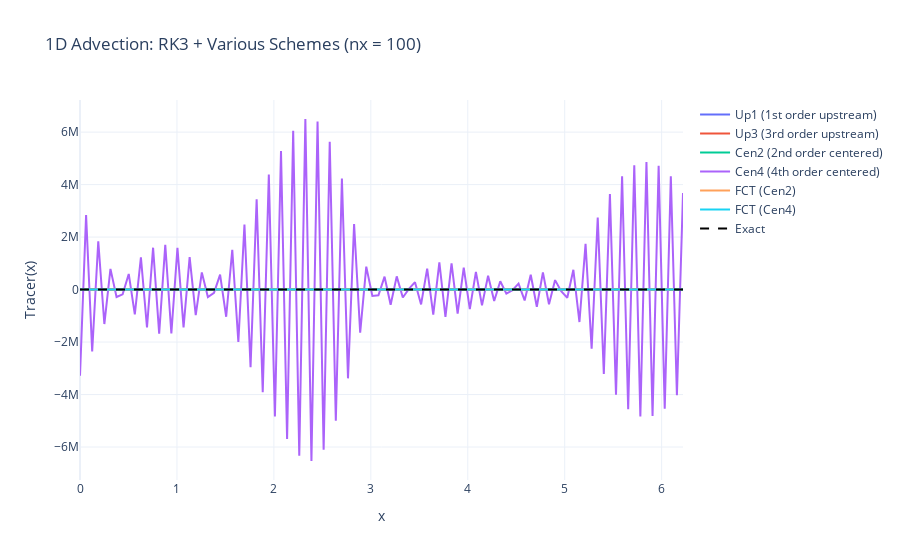
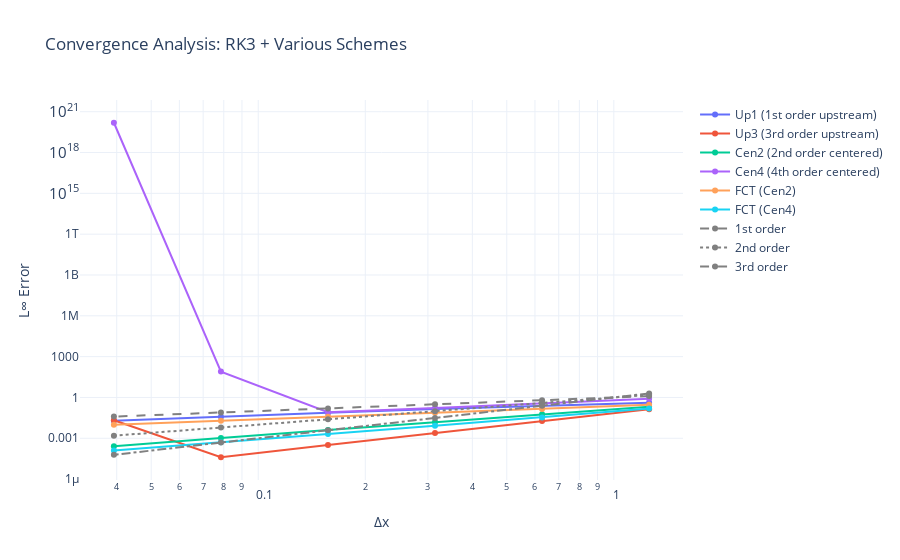

Notebook code cell kept with these figures, in order:
### Code cell
import numpy as np
import plotly.graph_objs as go

# --- Parameters ---
L = 2 * np.pi
time_final = 1
u = 1.0
CFL = 0.1

# --- Initial condition ---
def initial_condition(x):
    return np.sin(x)

# --- Flux functions ---
def compute_flux_up1(T, u, dx):
    T_padded = np.pad(T, (1, 1), mode='wrap')
    flux = np.zeros(len(T) + 1)
    for i in range(len(flux)):
        ip = i + 1
        T_half = T_padded[ip - 1] if u > 0 else T_padded[ip]
        flux[i] = u * T_half
    return flux

def compute_flux_up3(T, u, dx):
    T_padded = np.pad(T, (2, 2), mode='wrap')
    flux = np.zeros(len(T) + 1)
    for i in range(len(flux)):
        ip = i + 2
        if u > 0:
            T_half = (2*T_padded[ip-1] + 5*T_padded[ip] - T_padded[ip+1]) / 6.
        else:
            T_half = (2*T_padded[ip+2] + 5*T_padded[ip+1] - T_padded[ip]) / 6.
        flux[i] = u * T_half
    return flux

def compute_flux_cen2(T, u, dx):
    T_padded = np.pad(T, (1, 1), mode='wrap')
    flux = np.zeros(len(T) + 1)
    for i in range(len(flux)):
        ip = i + 1
        T_half = 0.5 * (T_padded[ip] + T_padded[ip - 1])
        flux[i] = u * T_half
    return flux

def compute_flux_cen4(T, u, dx):
    T_padded = np.pad(T, (2, 2), mode='wrap')
    flux = np.zeros(len(T) + 1)
    for i in range(len(flux)):
        ip = i + 2
        delta_i = T_padded[ip] - T_padded[ip - 1]
        delta_ip1 = T_padded[ip + 1] - T_padded[ip]
        T_half = T_padded[ip] + (delta_i - delta_ip1) / 6.0
        flux[i] = u * T_half
    return flux

def compute_flux_fct(T, u, dx, base='cen4'):
    T_padded = np.pad(T, (1, 1), mode='wrap')
    flux_lo = np.zeros(len(T) + 1)
    for i in range(len(flux_lo)):
        ip = i + 1
        T_half = T_padded[ip - 1] if u > 0 else T_padded[ip]
        flux_lo[i] = u * T_half

    if base == 'cen4':
        flux_ho = compute_flux_cen4(T, u, dx)
    elif base == 'cen2':
        flux_ho = compute_flux_cen2(T, u, dx)
    else:
        raise ValueError("FCT base must be 'cen2' or 'cen4'.")

    theta = 0.5
    return theta * flux_ho + (1 - theta) * flux_lo

# --- RK3 time stepping ---
def rk3_step(T, u, dx, dt, flux_scheme):
    flux_fn = {
        "up1": compute_flux_up1,
        "up3": compute_flux_up3,
        "cen2": compute_flux_cen2,
        "cen4": compute_flux_cen4,
        "fct_cen2": lambda T, u, dx: compute_flux_fct(T, u, dx, base='cen2'),
        "fct_cen4": lambda T, u, dx: compute_flux_fct(T, u, dx, base='cen4'),
    }[flux_scheme]

    F1 = flux_fn(T, u, dx)
    R1 = - (F1[1:] - F1[:-1]) / dx
    T1 = T + dt * R1

    F2 = flux_fn(T1, u, dx)
    R2 = - (F2[1:] - F2[:-1]) / dx
    T2 = 0.75 * T + 0.25 * (T1 + dt * R2)

    F3 = flux_fn(T2, u, dx)
    R3 = - (F3[1:] - F3[:-1]) / dx
    T_new = (1/3) * T + (2/3) * (T2 + dt * R3)

    return T_new

# --- Simulation runner ---
def run_simulation(nx, flux_scheme):
    dx = L / nx
    dt = CFL * dx / u
    nt = int(time_final // dt)

    DOM = np.linspace(0, L, nx, endpoint=False)
    SOL_init = initial_condition(DOM)
    SOL_num = SOL_init.copy()

    for _ in range(nt):
        SOL_num = rk3_step(SOL_num, u, dx, dt, flux_scheme)

    SOL_exact = initial_condition((DOM - u * nt * dt) % L)
    return DOM, SOL_num, SOL_exact, dx, dt, nt

# --- Schemes ---
scheme_list = [
    ("up1", "Up1 (1st order upstream)"),
    ("up3", "Up3 (3rd order upstream)"),
    ("cen2", "Cen2 (2nd order centered)"),
    ("cen4", "Cen4 (4th order centered)"),
    ("fct_cen2", "FCT (Cen2)"),
    ("fct_cen4", "FCT (Cen4)"),
]

# --- Interactive plot: Single solution comparison ---
fig1 = go.Figure()
for scheme_key, scheme_label in scheme_list:
    DOM, SOL_num, SOL_exact, dx, dt, nt = run_simulation(100, scheme_key)
    fig1.add_trace(go.Scatter(x=DOM, y=SOL_num, mode='lines', name=scheme_label))
fig1.add_trace(go.Scatter(x=DOM, y=SOL_exact, mode='lines', name='Exact', line=dict(dash='dash', color='black')))
fig1.update_layout(
    title='1D Advection: RK3 + Various Schemes (nx = 100)',
    xaxis_title='x',
    yaxis_title='Tracer(x)',
    template='plotly_white'
)
fig1.show()

# --- Interactive plot: Convergence analysis ---
fig2 = go.Figure()
for scheme_key, scheme_label in scheme_list:
    DX = []
    ERROR = []
    for nx in [5, 10, 20, 40, 80, 160]:
        DOM, SOL_num, SOL_exact, dx, dt, nt = run_simulation(nx, scheme_key)
        error = np.linalg.norm(SOL_num - SOL_exact, np.inf)
        DX.append(dx)
        ERROR.append(error)
    fig2.add_trace(go.Scatter(x=DX, y=ERROR, mode='lines+markers', name=scheme_label))

# Reference slopes
ref_dx = np.array(DX)
fig2.add_trace(go.Scatter(x=ref_dx, y=ref_dx, name='1st order', line=dict(dash='dash', color='gray')))
fig2.add_trace(go.Scatter(x=ref_dx, y=ref_dx**2, name='2nd order', line=dict(dash='dot', color='gray')))
fig2.add_trace(go.Scatter(x=ref_dx, y=ref_dx**3, name='3rd order', line=dict(dash='dashdot', color='gray')))

fig2.update_layout(
    title='Convergence Analysis: RK3 + Various Schemes',
    xaxis_type='log',
    yaxis_type='log',
    xaxis_title='Δx',
    yaxis_title='L∞ Error',
    template='plotly_white'
)
fig2.show()
